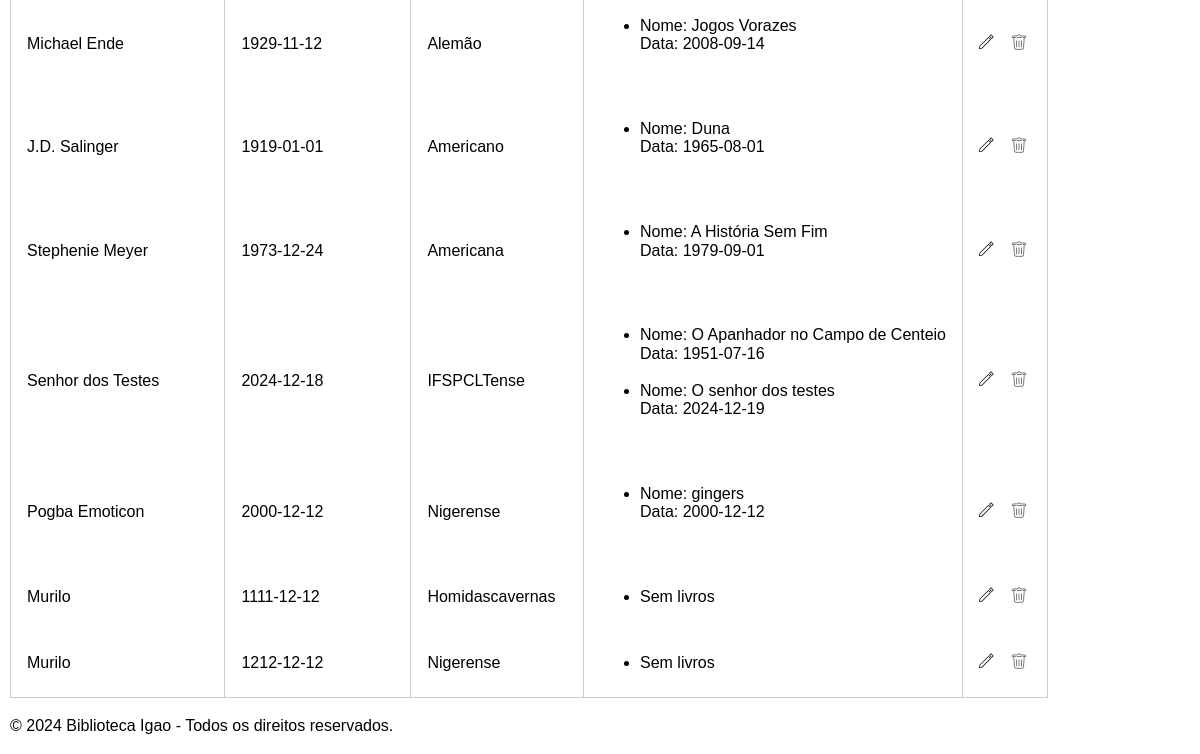
Before: /authors/autores (lower part) with the older database file.
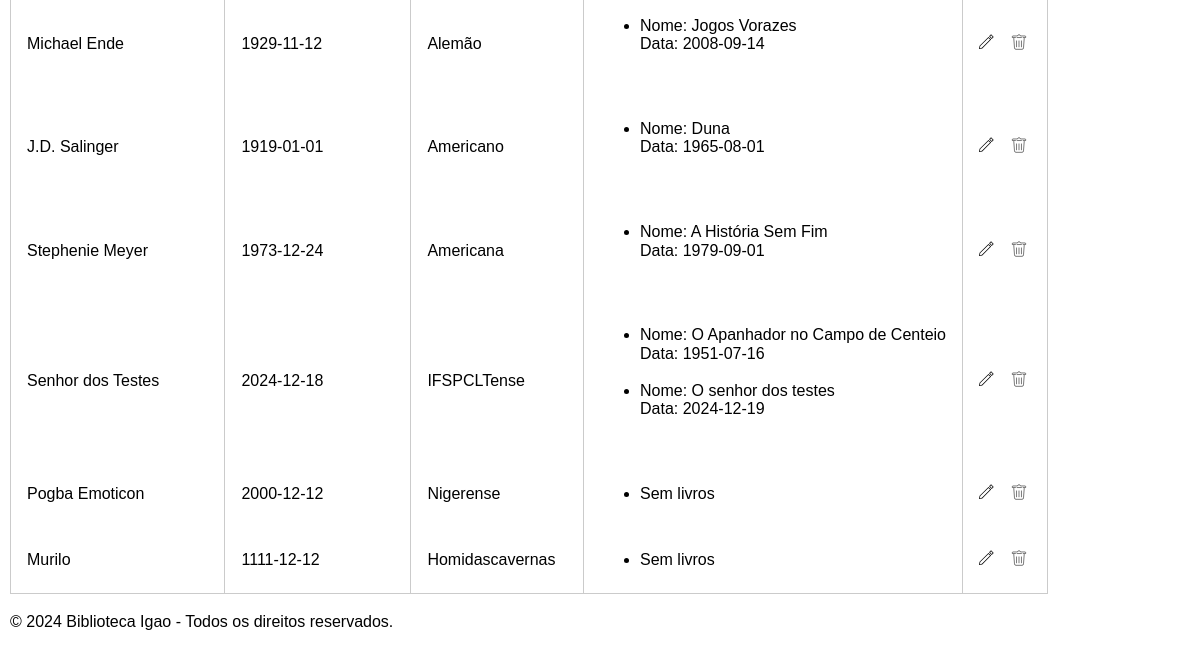
After: the same page with the newer database file.
### Uniao/model/Autores.py (models this page shows)
class Autores(database.Model):
    id = database.Column(database.Integer, primary_key=True)
    nome = database.Column(database.String(100), nullable=False)
    data_nascimento = database.Column(database.Date, nullable=True)
    nacionalidade = database.Column(database.String(50), nullable=False)
    livros = database.relationship("Livros", back_populates="autor", lazy=True)
    def JSonificar(self):
        return {
            "id": self.id,
            "nome": self.nome,
            "data_nascimento": self.data_nascimento.isoformat() if self.data_nascimento else None,
            "nacionalidade": self.nacionalidade,
            "livros": [livro.JSonificar() for livro in self.livros]
        }

### Uniao/model/Livros.py (models this page shows)
class Livros(database.Model):
    id = database.Column(database.Integer, primary_key=True)
    titulo = database.Column(database.String(150), nullable=False)
    isbn = database.Column(database.String(13), unique=True, nullable=False)
    data_publicacao = database.Column(database.Date, nullable=True)
    autor_id = database.Column(database.Integer, database.ForeignKey("autores.id"), nullable=True)
    categoria_id = database.Column(database.Integer, database.ForeignKey("categorias.id"), nullable=True)
    quantidade_total = database.Column(database.Integer, nullable=False)
    quantidade_disponivel = database.Column(database.Integer, nullable=True)
    autor = database.relationship("Autores", back_populates="livros", lazy=True)
    categoria = database.relationship("Categorias", back_populates="livros", lazy=True)
    reservas = database.relationship("Reservas", back_populates="livro", lazy=True)
    emprestimos = database.relationship("Emprestimos", back_populates="livro", lazy=True)
    def JSonificar(self):
        return {
            "id": self.id,
            "titulo": self.titulo,
            "isbn": self.isbn,
            "data_publicacao": self.data_publicacao.isoformat() if self.data_publicacao else None,
            "autor": self.autor.nome if self.autor else "Autor não definido",
            "categoria": self.categoria.nome if self.categoria else "Categoria não definida",
            "quantidade_total": self.quantidade_total,
            "quantidade_disponivel": self.quantidade_disponivel
        }

### Uniao/controller/AutorController.py (the view)
@authorController.route("/autores", methods=["GET"])
def view_autores():
    try:
        autores_json = autorRepository.searchAutoresJSON()
        return render_template("Autor/autores.html", autores=autores_json)
    except Exception as e:
        flash(f"Erro ao carregar autores: {e}", "error")
        return render_template("Autor/autores.html", autores=[])

### Uniao/DAO/AutorDAO.py (called while the page is built)
    @staticmethod
    def searchAutores():
        try:
            return Autores.query.all()
        except SQLAlchemyError as e:
            print(f"Erro ao buscar autores: {e}")
            return []

### Uniao/repository/AutorRepository.py (called while the page is built)
    def searchAutoresJSON(self):
        try:
            autores = self.autorDAO.searchAutores()
            return [autor.JSonificar() for autor in autores]
        except Exception as e:
            print(f"Erro ao buscar autores: {e}")
            return []

### Uniao/templates/Autor/autores.html (shortened to what this page needs)
<!DOCTYPE html>
<html lang="pt-br">
<head>
    <link rel="stylesheet" href="{{ url_for('static', filename='css/base.css') }}">
    <link rel="stylesheet" href="{{ url_for('static', filename='css/formulario.css') }}">
    <link rel="stylesheet" href="{{ url_for('static', filename='css/table.css') }}">
</head>
<body>
    <main>
        <span style="font-size:20px;cursor:pointer" onclick="openNav()">&#9776; Outros Links</span><br><br>
        <table class="pure-table">
            <tbody>
                {% if autores %}
                    {% for autor in autores %}
                    <tr>
                        <td>{{ autor.nome }}</td>
                        <td>{{ autor.data_nascimento }}</td>
                        <td>{{ autor.nacionalidade }}</td>
                        <td>
                            <ul>
                                {% for livro in autor.livros %}
                                    <li>Nome: {{ livro.titulo }}<br> Data: {{ livro.data_publicacao }}</li><br>
                                {% else %}
                                    <li>Sem livros</li>
                                {% endfor %}
                            </ul>
                        </td>
                        <td>
                            <button  class="imagem-botao" style="display:inline;">
                                <a href="{{ url_for('bp_autores.edit_autor', id=autor.id) }}"><img src="{{url_for('static', filename='img/pencil.svg')}}" alt="Editar"></a>
                            </button>
                            <form action="{{ url_for('bp_autores.delete_autor', id=autor.id) }}" method="POST" style="display:inline;">
                                <button type="submit" style="cursor: pointer;" class="imagem-botao" onclick="return confirm('Tem certeza que deseja excluir este autor?')">
                                    <img style="cursor: pointer;" src="{{url_for('static', filename='img/delete.svg')}}" alt="Excluir">
                                </button>
                        </form>
                        </td>
                    </tr>
                    {% endfor %}
                {% else %}
                    <tr>
                        <td colspan="5">Nenhum autor encontrado.</td>
                    </tr>
                {% endif %}
            </tbody>
        </table>
    </main>
    {% include "Bases/rodape.html"%}
</body>
</html>

Changed rows visible on the page:
removed Livros: titulo "gingers"
removed Autores: nome "Murilo", data_nascimento "1212-12-12", nacionalidade "Nigerense"
shown differently, row unchanged: Autores "Pogba Emoticon": now shows "Sem livros"
Other visible differences:
list line gone: "Nome: Data: 2000-12-12"
